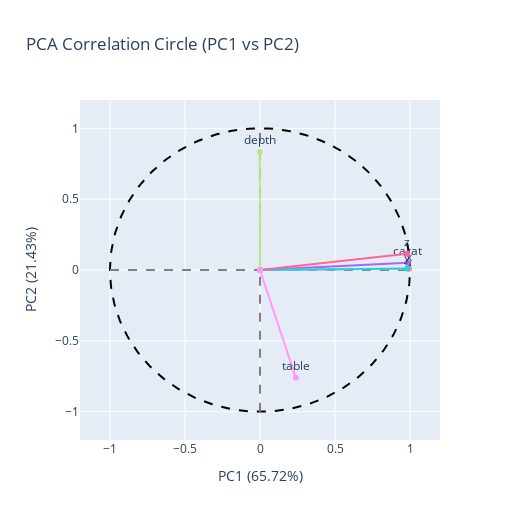

Here is the notebook cell this chart was saved with:
### Code cell
theta = np.linspace(0, 2*np.pi, 200)

fig_cir = go.Figure()

# Unit circle
fig_cir.add_trace(go.Scatter(
    x=np.cos(theta),
    y=np.sin(theta),
    mode="lines",
    line=dict(color="black", dash="dash"),
    showlegend=False
))

# Axes
fig_cir.add_trace(go.Scatter(
    x=[-1, 1], y=[0, 0],
    mode="lines",
    line=dict(color="gray", dash="dash"),
    showlegend=False
))
fig_cir.add_trace(go.Scatter(
    x=[0, 0], y=[-1, 1],
    mode="lines",
    line=dict(color="gray", dash="dash"),
    showlegend=False
))

# Variable vectors (correlations)
for var in quan_cols:
    fig_cir.add_trace(go.Scatter(
        x=[0, Corr_matrix.loc[var, "PC1"]],
        y=[0, Corr_matrix.loc[var, "PC2"]],
        mode="lines+markers+text",
        text=[None, var],
        textposition="top center",
        line=dict(width=2),
        marker=dict(size=6),
        showlegend=False
    ))

fig_cir.update_layout(
    title="PCA Correlation Circle (PC1 vs PC2)",
    xaxis=dict(
        title=f"PC1 ({pca.explained_variance_ratio_[0]*100:.2f}%)",
        range=[-1.2, 1.2],
        zeroline=False
    ),
    yaxis=dict(
        title=f"PC2 ({pca.explained_variance_ratio_[1]*100:.2f}%)",
        range=[-1.2, 1.2],
        zeroline=False
    ),
    width=520,
    height=520
)

fig_cir.show()

### Figure 1 — Plotly figure (JSON) as saved in the notebook; plotly's stock layout.template omitted (floating-point values rounded to 4 significant figures; data arrays with more than 128 entries replaced by an {"elided": "..."} marker saying what was removed)
{"data": [{"line": {"color": "black", "dash": "dash"}, "mode": "lines", "showlegend": false, "type": "scatter", "x": {"elided": "200 float values"}, "y": {"elided": "200 float values"}}, {"line": {"color": "gray", "dash": "dash"}, "mode": "lines", "showlegend": false, "type": "scatter", "x": [-1, 1], "y": [0, 0]}, {"line": {"color": "gray", "dash": "dash"}, "mode": "lines", "showlegend": false, "type": "scatter", "x": [0, 0], "y": [-1, 1]}, {"line": {"width": 2}, "marker": {"size": 6}, "mode": "lines+markers+text", "showlegend": false, "text": [null, "carat"], "textposition": "top center", "type": "scatter", "x": [0, 0.9841], "y": [0, 0.05144]}, {"line": {"width": 2}, "marker": {"size": 6}, "mode": "lines+markers+text", "showlegend": false, "text": [null, "x"], "textposition": "top center", "type": "scatter", "x": [0, 0.9938], "y": [0, 0.009321]}, {"line": {"width": 2}, "marker": {"size": 6}, "mode": "lines+markers+text", "showlegend": false, "text": [null, "y"], "textposition": "top center", "type": "scatter", "x": [0, 0.9824], "y": [0, 0.011]}, {"line": {"width": 2}, "marker": {"size": 6}, "mode": "lines+markers+text", "showlegend": false, "text": [null, "z"], "textposition": "top center", "type": "scatter", "x": [0, 0.9823], "y": [0, 0.114]}, {"line": {"width": 2}, "marker": {"size": 6}, "mode": "lines+markers+text", "showlegend": false, "text": [null, "depth"], "textposition": "top center", "type": "scatter", "x": [0, -0.001495], "y": [0, 0.8321]}, {"line": {"width": 2}, "marker": {"size": 6}, "mode": "lines+markers+text", "showlegend": false, "text": [null, "table"], "textposition": "top center", "type": "scatter", "x": [0, 0.2387], "y": [0, -0.7599]}], "layout": {"height": 520, "title": {"text": "PCA Correlation Circle (PC1 vs PC2)"}, "width": 520, "xaxis": {"range": [-1.2, 1.2], "title": {"text": "PC1 (65.72%)"}, "zeroline": false}, "yaxis": {"range": [-1.2, 1.2], "title": {"text": "PC2 (21.43%)"}, "zeroline": false}}}
